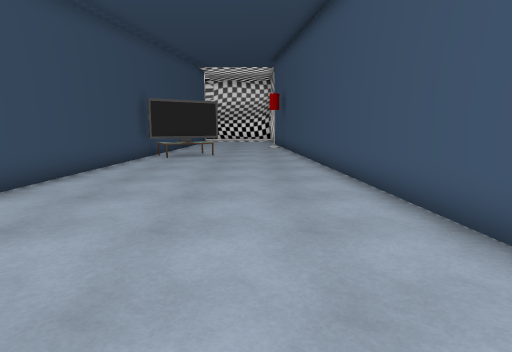
View 1 (above)

24 first-person views from a walk through a 3-D level made in the Unity game engine. The camera is 1.4 m above the floor, tilts 8° down and sees 75° across. The floor is counted in squares, 1 m on a side. Each view is taken from the middle of a square. On the plan, view 1 faces up. The plan holds only what a view shows up to about 15 squares ahead; the rest is blank. The place goes on beyond the plan. The player character is not drawn.

View 2
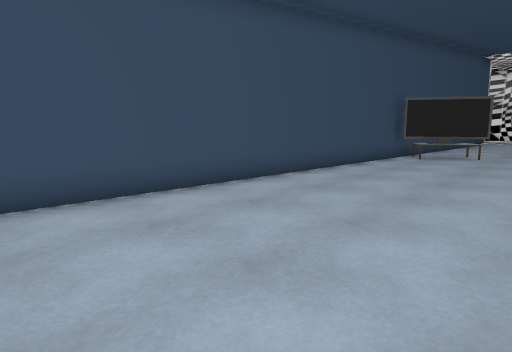

View 3
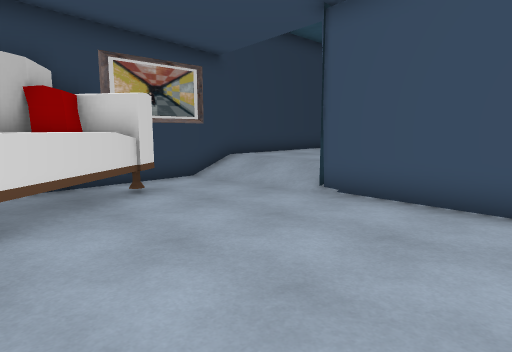

View 4
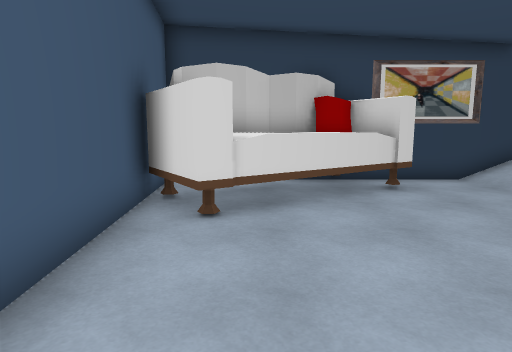

View 5
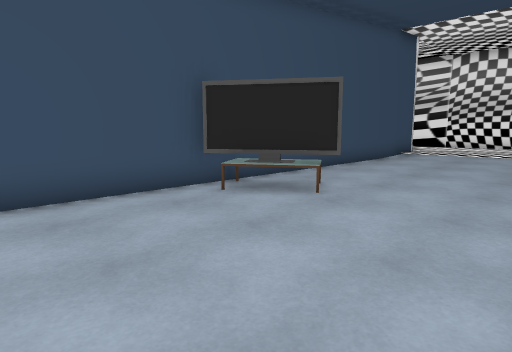

View 6
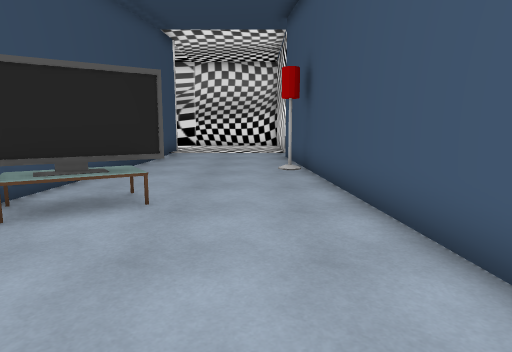

View 7
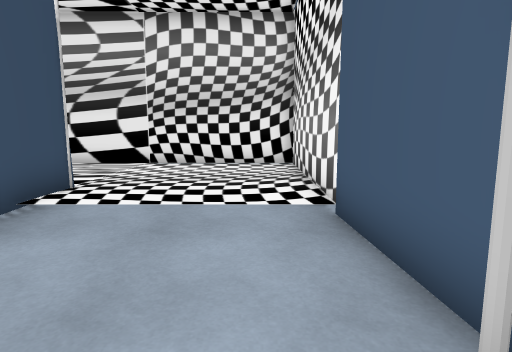

View 8
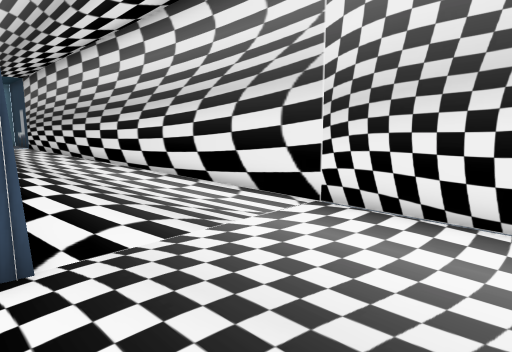

View 9
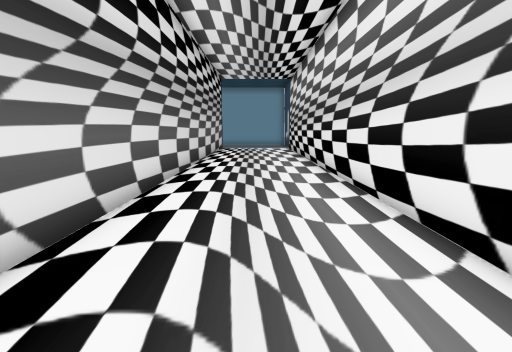

View 10
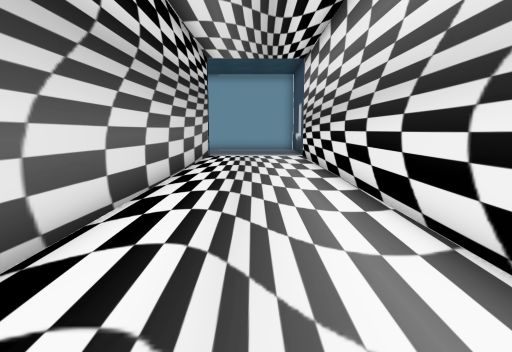

View 11
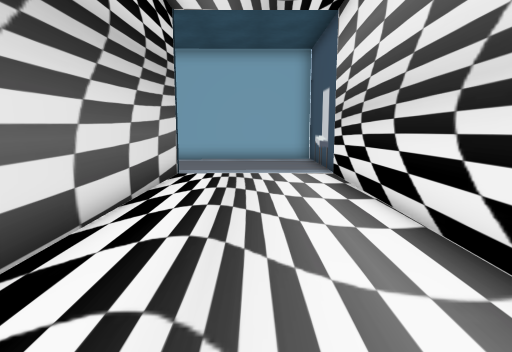

View 12
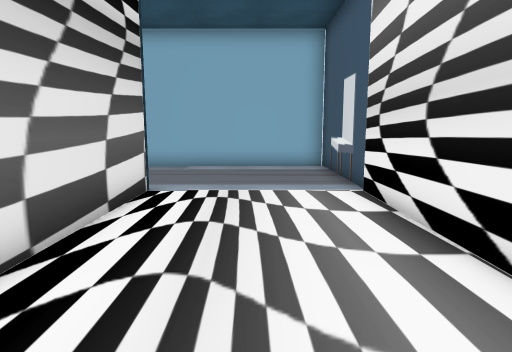

View 13
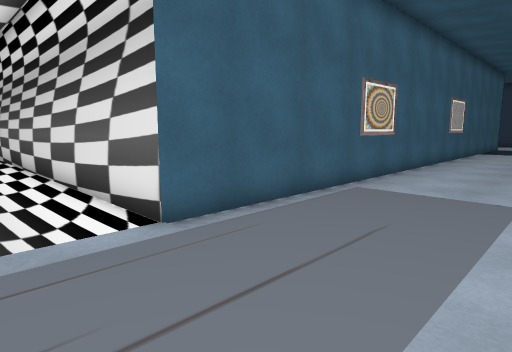

View 14
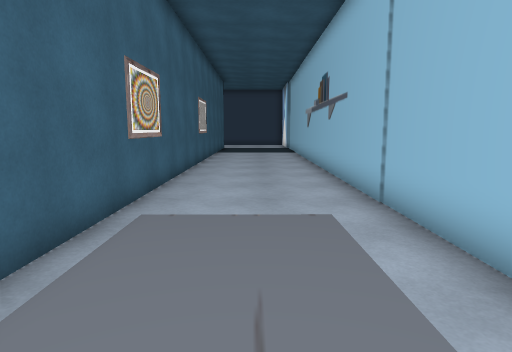

View 15
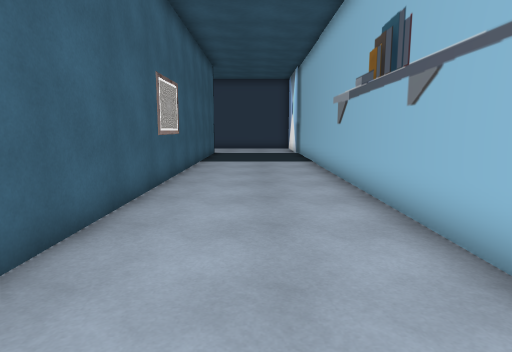

View 16
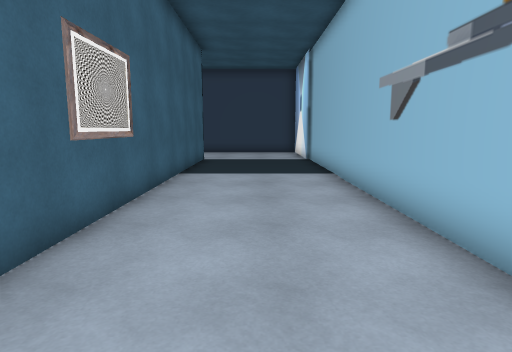

View 17
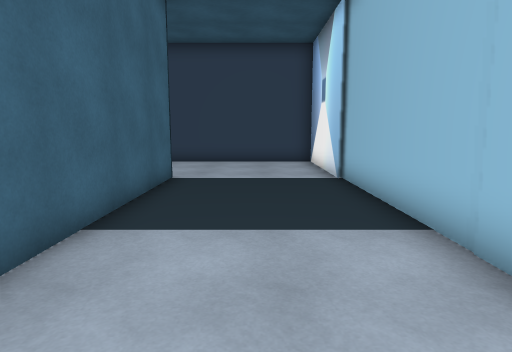

View 18
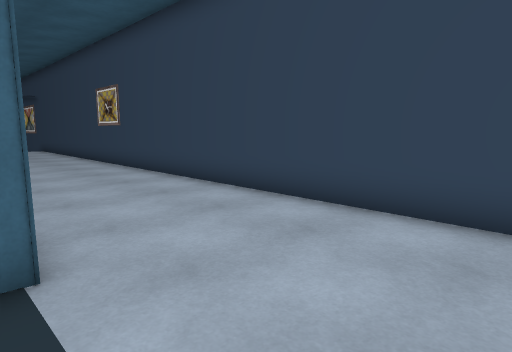

View 19
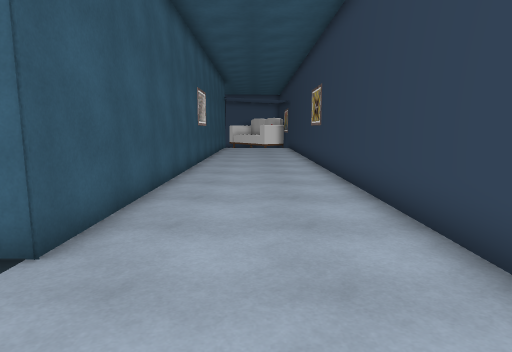

View 20
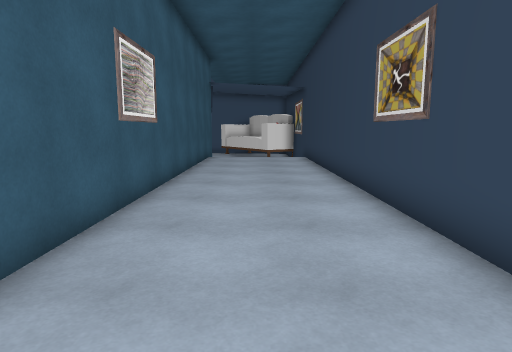

View 21
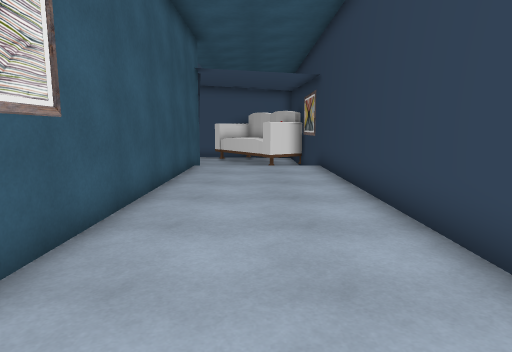

View 22
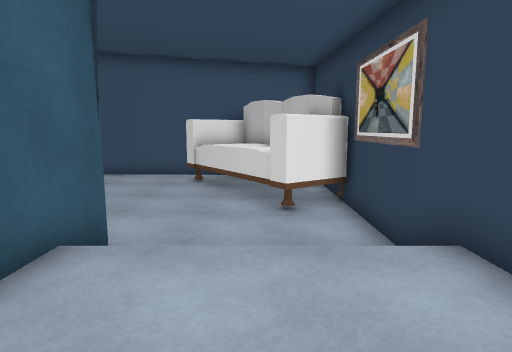

View 23
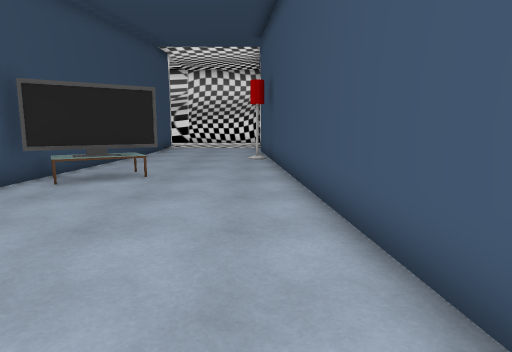

View 24
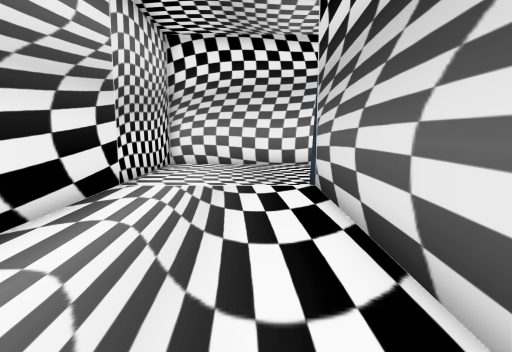

### Floor plan
Key: @ floor where view 1 was taken; # wall or solid block; . main floor; - floor 0.25 m lower than the main floor; _ floor 0.5 m lower than the main floor; / step, stairs or slope; T table; A TV; L lamp; O other object.
Columns run from 34 left of view 1 to 4 right of it. Each row starts with its distance up from view 1.
 30 ####################################
 29 #..................................#
 28 #..................................#
 27 #..................................#
 26 #..................................#
 25 #..................................#
 24 #.....#########################....#
 23 #.....#                       #////#
 22 #.....#                       #....#
 21 #.....#                       #-----#
 20 #.....#                       #-----#
 19 #.....#                       #----L#
 18 #.....#                       #-----#
 17 #.....#                       #-----#
 16 #.....#                      ##T----#
 15 #.....#                      #TAA---#
 14 #.....#                      #AA----#
 13 #.....#                      #------#
 12 #.....#                      #------#
 11 #.....#                      #------#
 10 #.....#                      #-------#
  9 #.....#                      #-------#
  8 #.....#                      #-------#
  7 #.....#                      #_______#
  6 #.....#                     ##_______#
  5 #.....#                     #________#
  4 #.....#                     #________#
  3 #.....#                     #________#
  2 #.....#                     #________#
  1 #.....#                     #________#
  0 #.....##########   ##########_____@_O#
 -1 ##..............OOO........//______OOO
 -2  #.........................//____OOOOO
 -3  #.........................//___OOOOOO#
 -4  #.........................//__OOOOO _#
 -5  #.........................//___OOO
 -6  ###############################O

Where each view was taken, in squares from view 1:
view 1: 0 up, 0 right, facing up
view 2: 0 up, 1 right, facing up-left
view 3: 4 up, 1 right, facing down-left
view 4: 5 up, 1 right, facing down
view 5: 9 up, 2 right, facing up-left
view 6: 9 up, 0 right, facing up
view 7: 18 up, 0 right, facing up
view 8: 24 up, 0 right, facing up-left
view 9: 27 up, 4 left, facing left
view 10: 27 up, 11 left, facing left
view 11: 27 up, 18 left, facing left
view 12: 27 up, 21 left, facing left
view 13: 27 up, 33 left, facing down-right
view 14: 25 up, 31 left, facing down
view 15: 19 up, 31 left, facing down
view 16: 15 up, 31 left, facing down
view 17: 9 up, 31 left, facing down
view 18: 0 up, 32 left, facing down-right
view 19: 3 down, 32 left, facing right
view 20: 3 down, 24 left, facing right
view 21: 3 down, 20 left, facing right
view 22: 3 down, 11 left, facing right
view 23: 6 up, 1 right, facing up
view 24: 26 up, 12 left, facing right
